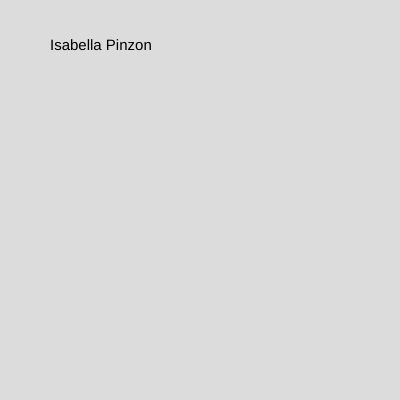
Frame 1 (no input)
Frame 60 (no input): identical to frame 1, image omitted
Frame 120 (the mouse pressed at the canvas centre since frame 60): identical to frame 1, image omitted

The p5.js sketch that drew this single still picture (run headless with seeded random() and noise() and a simulated clock; from frame 60 on, the mouse is pressed at the canvas centre):

// p5.js sketch
// ── sketch.js
function setup() {
  createCanvas(400, 400);
}

function draw() {
  background(220);

  fill(0);
  textSize(15);
  text("Isabella Pinzon",50,50);
}
